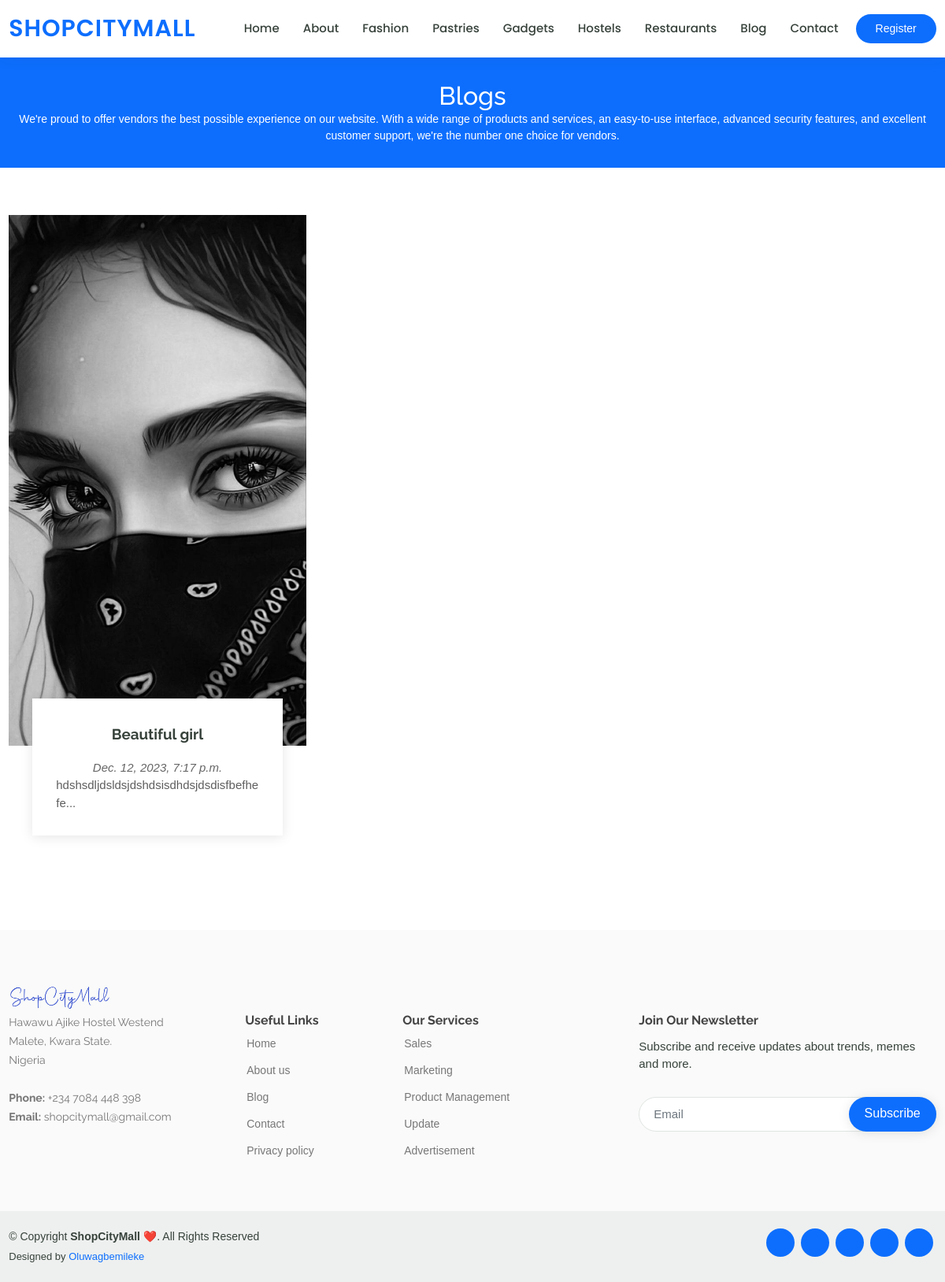
Screenshot of /pages/blog/ with the database file from the repository.
### frontend/models.py (models this page shows, shortened)
class Blog(models.Model):
    blog_img = models.ImageField(blank=True, verbose_name='Blog Image', null=True, upload_to='uploads/')
    blog_title = models.CharField(max_length=100, verbose_name='Blog Title')
    blog_description = models.TextField(verbose_name='Description')
    blog_date = models.DateTimeField(auto_now_add=True)
    user = models.ForeignKey(NewUser, on_delete=models.CASCADE)
    class Meta():
        verbose_name_plural = 'Blog'

### frontend/views.py (the view)
# urls.py: 2. Add a URL to urlpatterns:  path('blog/', include('blog.urls'))
def blog(request):
    blogs = Blog.objects.order_by('-blog_date')[:6]
    if request.method == 'POST':
        subscribe_form = SubscribeForm(request.POST)
        if subscribe_form.is_valid():
            subscribe_form = subscribe_form.save(commit=False)
            subscribe_form.user = request.user
            subscribe_form.save()
            messages.success(request, 'Add successfully.')
            return redirect('frontend:blog')
    else:
        subscribe_form = SubscribeForm()
    return render(request, 'frontend/blog.html', {'blog':blogs, 'subscribe_form':subscribe_form})

### backend/forms.py
class SubscribeForm(forms.ModelForm):
    email = forms.EmailField(label='', widget=forms.EmailInput(
        attrs={'class': 'form-control', 'placeholder': 'Email'}))
    class Meta:
        model = SubscribeModel
        fields = ['email']

### templates/frontend/blog.html (shortened to what this page needs)
{% extends 'frontend/base.html' %}
{% load static %}
{% block content %}
<main id="main">
  <div class="breadcrumbs" data-aos="fade-in">
    <div class="container">
      <h2>Blogs</h2>
      <p>We're proud to offer vendors the best possible experience on our website. With a wide range of products and services, an easy-to-use interface, advanced security features, and excellent customer support, we're the number one choice for vendors. </p>
    </div>
  </div>
  <section id="events" class="events">
    <div class="container" data-aos="fade-up">
        <div class="row">
            {% if blog %}
                {% for b in blog %}
                <div class="col-md-4 col-lg-4 d-flex align-items-stretch">
                      <div class="card">
                        <div class="card-img">
                          <img src="{{ b.blog_img.url }}" alt="...">
                        </div>
                        <div class="card-body">
                          <h5 class="card-title"><a href="{% url 'frontend:blog_details' b.id %}">{{ b.blog_title }}</a></h5>
                          <p class="fst-italic text-center">{{ b.blog_date }}</p>
                          <p class="card-text">{{ b.blog_description|truncatewords:20 }}...</p>
                        </div>
                      </div>
                </div>
                {% endfor %}
            {% endif %}
        </div>
    </div>
  </section>
</main>
 {% endblock %}

### static/frontend/assets/css/style.css (style rules this page uses)
body { font-family: "Open Sans", sans-serif; color: #444444; }
a { color: #0d6efd; text-decoration: none; }
h1, h2, h3, h4, h5, h6 { font-family: "Raleway", sans-serif; }
section { padding: 60px 0; overflow: hidden; }
.breadcrumbs { margin-top: 73px; text-align: center; background: #0d6efd; padding: 30px 0; color: #fff; }
.breadcrumbs h2 { font-size: 32px; font-weight: 500; }
.breadcrumbs p { font-size: 14px; margin-bottom: 0; }
.events .card { border: 0; padding: 0 30px; margin-bottom: 60px; position: relative; }
.events .card-img { width: calc(100% + 60px); margin-left: -30px; overflow: hidden; z-index: 9; border-radius: 0; }
.events .card-img img { max-width: 100%; transition: all 0.3s ease-in-out; }
.events .card-body { z-index: 10; background: #fff; border-top: 4px solid #fff; padding: 30px; box-shadow: 0px 2px 15px rgba(0, 0, 0, 0.1); margin-top: -60px; transition: 0.3s; }
.events .card-title { font-weight: 700; text-align: center; margin-bottom: 20px; }
.events .card-title a { color: #37423b; transition: 0.3s; }
.events .card-text { color: #5e5e5e; }
#footer .footer-newsletter form input[type=email] { border: 0; padding: 4px 8px; width: calc(100% - 100px); }

### static/frontend/assets/css/main.css (style rules this page uses)
.container { max-width: 1380px; }
@media (max-width: 1600px) { .container { max-width: 1200px; } }

### rows the page displays
Blog: blog_img (picture), blog_title "Beautiful girl", blog_date "Dec. 12, 2023, 7:17 p.m.", blog_description "hdshsdljdsldsjdshdsisdhdsjdsdisfbefhefe"
